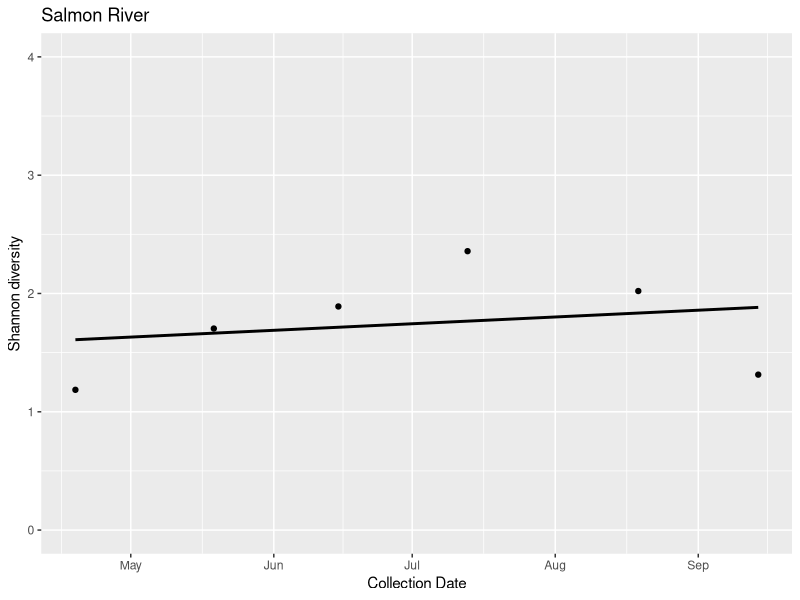
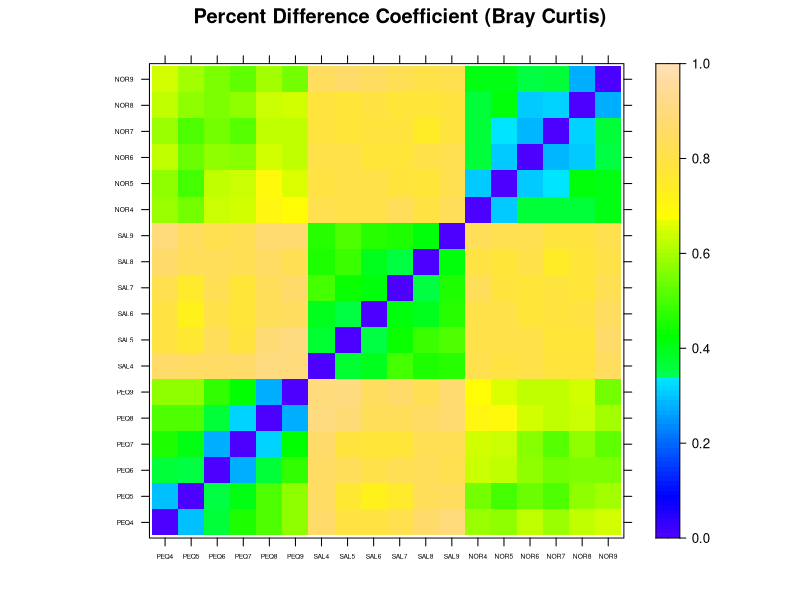
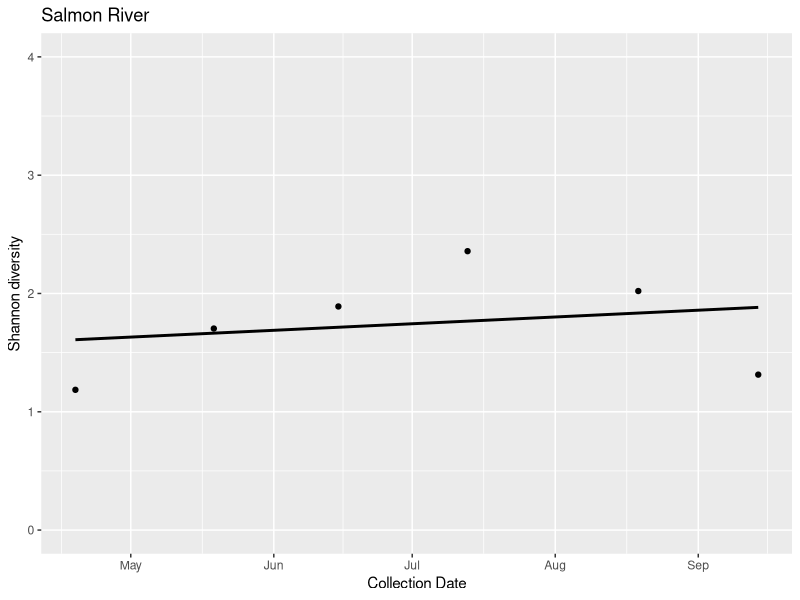

These figures' R source, in order: (Note: this script raises an error after producing the figures.)
setwd("P:/Projects/GitHub_Prj/SeasonalProductivity")

library(vegan)
library(reshape2)
library(dplyr)
library(lattice)
library(ggplot2)
library(lubridate)

SPP<- read.csv("data/SPP.csv",header=TRUE,row.names=1)
SPP[is.na(SPP)] <- 0
sites<- read.csv("data/sites.csv",header=TRUE)
sites$Collect_Date<-as_date(sites$Collect_Date)
sites$month<-as.numeric(substr(sites$SID,4,4))


##########Diversity index###########################
#####################################################
div<-diversity(decostand(SPP,"total"),index='shannon')
div<-as.data.frame(div)
div$SID<-row.names(div)
div<-merge(sites,div,by="SID")


Stream<-"Salmon River"
divSite<-div[div$Stream==Stream,]
ggplot(divSite,aes(x=Collect_Date,y=div))+
  geom_point()+
  geom_smooth(method=lm,se=FALSE,colour="black")+
  ylim(0,4)+
  labs(y ="Shannon diversity", x="Collection Date",
       title=Stream)

ggsave(paste(Stream,"_SDiv.jpg"),width=4,height=4)



############Mantel Tests By Stream#######################
#########################################################
Stream<-"Norwalk River"
distStream<-sites[sites$Stream==Stream,]
distSite<-distStream[c("month")]
rownames(distSite)<-distStream$SID
Site.dist<-vegdist(distSite,"euclidean")

SPPStream<-SPP[1:6,] #13:18 - Salmon, 7:12 - Pequabuck, 1:6 - Norwalk
SPPStream<- decostand(SPPStream,"hellinger")#Sqrt of rel abundance
SSPP.dist <- vegdist(SPPStream,"bray")

mantel(SSPP.dist,Site.dist)




######################################################################
#######Similarity Plots###############################################
#####################################################################

# SPP5<- decostand(SPP,"pa")
# SPP5<- SPP[,colSums(SPP5)<5]
# n<- colnames(SPP5)
# SPP5<- SPP[,n]
# Other<-rowSums(SPP5)
# Oname<-names(Other)
# Other<- melt(as.data.frame(Other))
# row.names(Other)<-Oname
# Other$variable<- NULL
# colnames(Other)<-"Other"

#SPP<-sqrt(SPP)#Transformation when rel abund values
SPP<- decostand(SPP,"hellinger")#Sqrt of rel abundance

SPP.dist <- vegdist(SPP,"bray")
SPP.dist<-as.matrix(SPP.dist)
levelplot(SPP.dist,at=seq(0,1,0.01),
          col.regions=topo.colors(100),scales=list(cex=0.4),
          xlab="",ylab="",main="Percent Difference Coefficient (Bray Curtis)")


####Similarity between sites collected during the same month###########
#######################################################################
SPDist<- melt(as.matrix(SPP.dist),varnames=c("SID","col"))
write.csv(SPDist,"SPBCDist.csv")
SPDist<-merge(sites,SPDist,by="SID")
SPDist$CSID<-substr(SPDist$col,1,3)
SPDist$RSID<-substr(SPDist$SID,1,3)
SPDist$MS1<-as.numeric(substr(SPDist$SID,4,4))
SPDist$MS2<-as.numeric(substr(SPDist$col,4,4))
SPDist<-SPDist[which(SPDist$MS1-SPDist$MS2==0 & SPDist$CSID!=SPDist$RSID),]

site.comb<-SPDist[,6:7]
site.comb<-unique(site.comb[c("RSID","CSID")])
site.comb$mean<- 0

#Calcuated average similarity measure for each combination#
for (i in 1:dim(site.comb)[1]) {
s<- site.comb[i,]
c<-SPDist[which(SPDist$CSID==s$CSID[1] & SPDist$RSID==s$RSID[1]),]
c<-c[which(c$value!=0),]
m<-mean(c$value)
site.comb$mean[i]<-m
}

####Similarity within sites collected over the POR###########
#######################################################################
SPDist<- melt(as.matrix(SPP.dist),varnames=c("SID","col"))
SPDist<-merge(sites,SPDist,by="SID")
SPDist$CSID<-substr(SPDist$col,1,3)
SPDist$RSID<-substr(SPDist$SID,1,3)
SPDist$MS1<-as.numeric(substr(SPDist$SID,4,4))
SPDist$MS2<-as.numeric(substr(SPDist$col,4,4))
SPDist<-SPDist[which(SPDist$MS1-SPDist$MS2!=0 & SPDist$CSID==SPDist$RSID),]
SPDist$MDiff<-abs(SPDist$MS1-SPDist$MS2)
SPDist<-merge(SPDist,sites,by.x=c("col","Station.ID","Stream"),
              by.y=c("SID","Station.ID","Stream"))
colnames(SPDist)[5]<-"SimDate"
colnames(SPDist)[12]<-"Collect_Date"
SPDist$SimDate<-as_date(SPDist$SimDate)
SPDist$Collect_Date<-as_date(SPDist$Collect_Date)
SPDist$DDiff<-abs(SPDist$Collect_Date-SPDist$SimDate)

Stream<-"Salmon River"
SPDistSite<-SPDist[SPDist$Stream==Stream,]
ggplot(SPDistSite,aes(x=DDiff,y=((1-value)*100)))+
  geom_point()+
  geom_smooth(method=lm,se=FALSE,colour="black")+
  ylim(0,100)+
  labs(y ="Species similarity (%)", x="Temporal distance (days)",
       title=Stream)

ggsave(paste(Stream,".jpg"),width=4,height=4)
  

SPDistM<-SPDist[SPDist$MS1==6,]
ggplot(SPDistM,aes(x=MS2,y=((1-value)*100),group=Stream))+
  geom_point(aes(colour=Stream))+
  ylim(0,100)+
  labs(y ="Species Similarity (%)", x="Month")


#Calcuated average similarity measure for each combination#
site.comb<-SPDist[,6:7]
site.comb<-unique(site.comb[c("RSID","CSID")])
site.comb$mean<- 0

for (i in 1:dim(site.comb)[1]) {
  s<- site.comb[i,]
  c<-SPDist[which(SPDist$CSID==s$CSID[1] & SPDist$RSID==s$RSID[1]),]
  c<-c[which(c$value!=0),]
  m<-mean(c$value)
  site.comb$mean[i]<-m
}

#####Similarity within sites seqential months##############
###########################################################

m<-6
sim <-as.data.frame(matrix(0.0,nrow=15,ncol=1))
mth <-as.data.frame(matrix(0,nrow=15,ncol=1))
site<-as.data.frame(matrix('',nrow=15,ncol=1),stringsAsFactors = F)
SPDist2<-cbind(site,mth,sim)
colnames(SPDist2)<-c('SID_1','SID_2','sim')

k<-1#assuming the matrix is sorted
for(i in 0:2){#number of sites 
  for(j in (i*m+1):(i*m+m-1)){ #one over diagonals
    SPDist2[k,1]<-rownames(SPP.dist)[j]
    SPDist2[k,2]<-colnames(SPP.dist)[j+1]
    SPDist2[k,3]<-SPP.dist[j,j+1]
    k<-k+1
  }
}

SPDist2$month<-substr(SPDist2$SID_1,4,4)
SPDist2$site<-substr(SPDist2$SID_1,1,3)

ggplot(SPDist2,aes(x=month,y=sim,group=site))+
  geom_line(aes(colour=site),linetype=2)+
  ylim(0,1)
